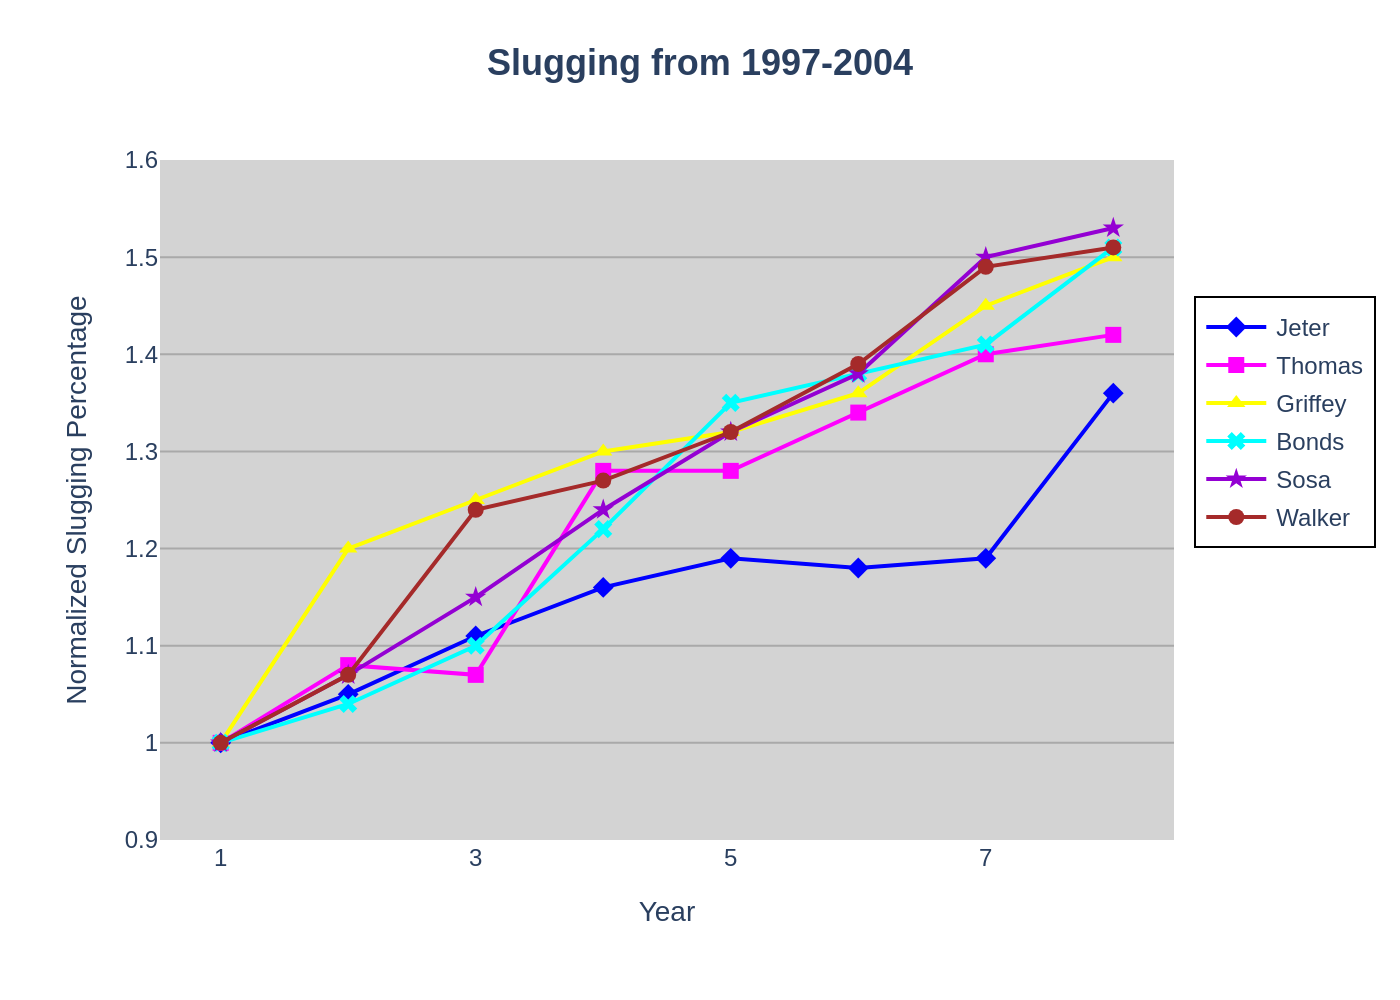

Generate this figure with Python:
import sys
import json
import plotly.graph_objects as go

def main():
    if len(sys.argv) != 2:
        print("Usage: python script.py <path_to_json>")
        sys.exit(1)

    json_path = sys.argv[1]
    
    try:
        with open(json_path, 'r', encoding='utf-8') as f:
            chart_config = json.load(f)
    except FileNotFoundError:
        print(f"Error: JSON file not found at {json_path}")
        sys.exit(1)
    except json.JSONDecodeError:
        print(f"Error: Could not decode JSON from {json_path}")
        sys.exit(1)

    chart_data = chart_config['chart_data']
    texts = chart_config['texts']
    colors = chart_config['colors']

    fig = go.Figure()

    for i, series in enumerate(chart_data['series']):
        fig.add_trace(go.Scatter(
            x=chart_data['categories'],
            y=series['values'],
            name=series['name'],
            mode='lines+markers',
            line=dict(color=colors[i]),
            marker=dict(symbol=series['marker_symbol'], size=8)
        ))
        
    title_text = f"<b>{texts['title']}</b>" if texts.get('title') else ""

    fig.update_layout(
        title=dict(
            text=title_text,
            x=0.5,
            y=0.95,
            font=dict(size=18)
        ),
        xaxis=dict(
            title=texts.get('x_axis_title'),
            tickvals=[1, 3, 5, 7, 9],
            showgrid=False,
            zeroline=False
        ),
        yaxis=dict(
            title=texts.get('y_axis_title'),
            range=[0.9, 1.6],
            showgrid=True,
            gridcolor='#A9A9A9',
            zeroline=False
        ),
        plot_bgcolor='#D3D3D3',
        paper_bgcolor='white',
        font=dict(
            family="Arial",
            size=12
        ),
        legend=dict(
            x=1.02,
            y=0.8,
            bgcolor='rgba(255,255,255,0.5)',
            bordercolor='Black',
            borderwidth=1
        ),
        margin=dict(l=80, r=40, t=80, b=80)
    )

    base_filename = json_path.rsplit('.', 1)[0]
    output_filename = f"{base_filename}.png"

    fig.write_image(output_filename, scale=2)
    print(f"Chart saved to {output_filename}")

if __name__ == "__main__":
    main()
